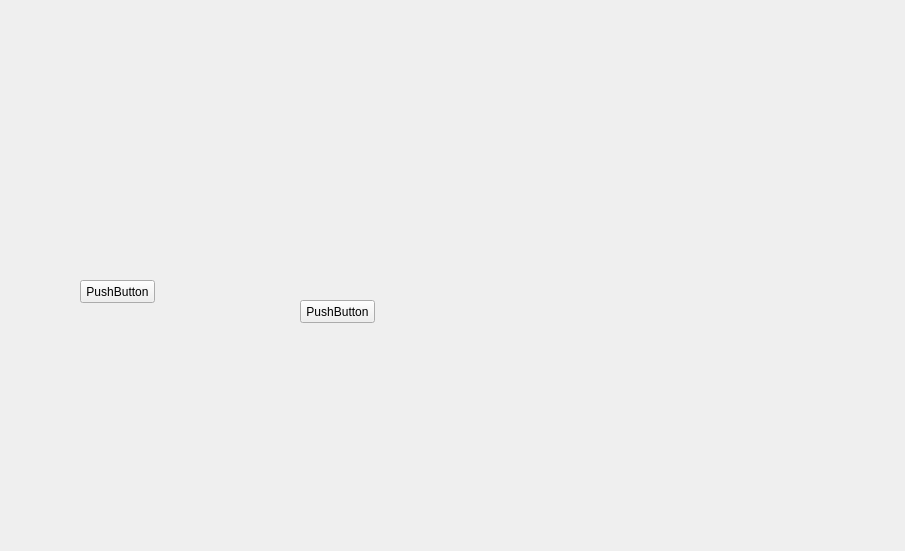
<?xml version="1.0" encoding="UTF-8"?>
<ui version="4.0">
 <class>MainUi</class>
 <widget class="QWidget" name="MainUi">
  <property name="geometry">
   <rect>
    <x>0</x>
    <y>0</y>
    <width>905</width>
    <height>551</height>
   </rect>
  </property>
  <property name="focusPolicy">
   <enum>Qt::StrongFocus</enum>
  </property>
  <property name="windowTitle">
   <string>MainUi</string>
  </property>
  <property name="styleSheet">
   <string notr="true"/>
  </property>
  <widget class="QPushButton" name="pushButton">
   <property name="geometry">
    <rect>
     <x>80</x>
     <y>280</y>
     <width>75</width>
     <height>23</height>
    </rect>
   </property>
   <property name="text">
    <string>PushButton</string>
   </property>
  </widget>
  <widget class="QPushButton" name="pushButton_2">
   <property name="geometry">
    <rect>
     <x>300</x>
     <y>300</y>
     <width>75</width>
     <height>23</height>
    </rect>
   </property>
   <property name="text">
    <string>PushButton</string>
   </property>
  </widget>
  <widget class="JWidget" name="widget" native="true">
   <property name="geometry">
    <rect>
     <x>390</x>
     <y>40</y>
     <width>391</width>
     <height>191</height>
    </rect>
   </property>
  </widget>
 </widget>
 <layoutdefault spacing="6" margin="11"/>
 <customwidgets>
  <customwidget>
   <class>JWidget</class>
   <extends>QWidget</extends>
   <header>JWidget.h</header>
   <container>1</container>
  </customwidget>
 </customwidgets>
 <resources/>
 <connections/>
</ui>
